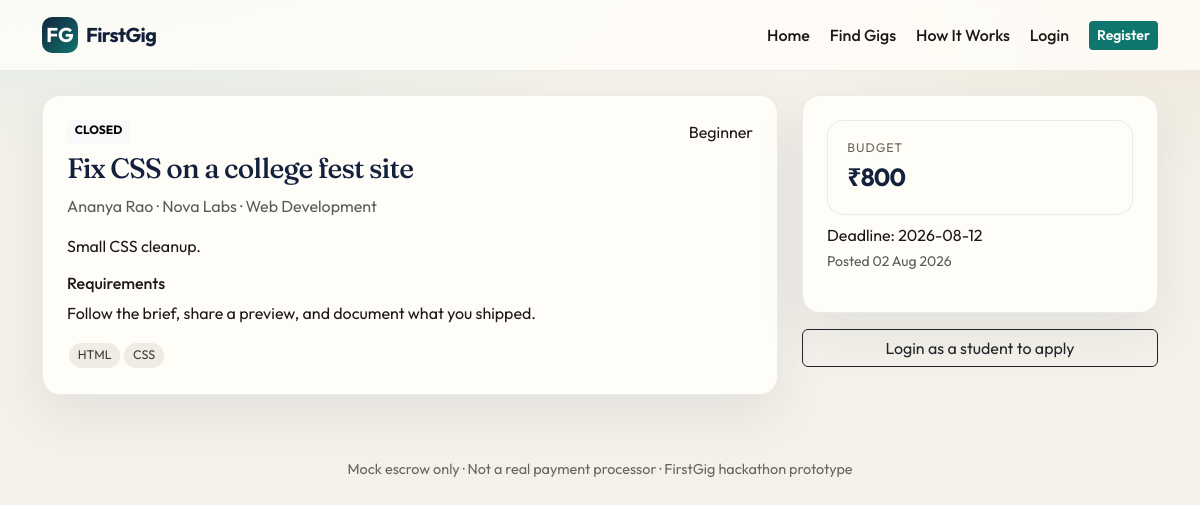
/gigs/1, run on the app's committed database.
### FIRSTGIG/models.py (models this page shows, shortened)
class Gig(db.Model):
    __tablename__ = "gigs"
    id = db.Column(db.Integer, primary_key=True)
    client_id = db.Column(db.Integer, db.ForeignKey("users.id"), nullable=False)
    title = db.Column(db.String(200), nullable=False)
    description = db.Column(db.Text, nullable=False)
    category = db.Column(db.String(80), nullable=False)
    required_skills = db.Column(db.Text, default="")
    budget = db.Column(db.Integer, nullable=False)
    deadline = db.Column(db.Date, nullable=False)
    difficulty = db.Column(db.String(20), default="Beginner")  # Beginner | Intermediate | Advanced
    status = db.Column(db.String(30), default="OPEN")  # OPEN | APPLIED | ASSIGNED | CLOSED | REMOVED
    requirements = db.Column(db.Text, default="")
    milestone_count = db.Column(db.Integer, default=1)
    created_at = db.Column(db.DateTime, default=datetime.utcnow)
    client = db.relationship("User", foreign_keys=[client_id])
    applications = db.relationship("Application", backref="gig", lazy="dynamic", cascade="all, delete-orphan")
    project = db.relationship("Project", backref="gig", uselist=False)
    def skill_list(self):
        return [s.strip() for s in (self.required_skills or "").split(",") if s.strip()]

class User(UserMixin, db.Model):
    __tablename__ = "users"
    id = db.Column(db.Integer, primary_key=True)
    name = db.Column(db.String(120), nullable=False)
    email = db.Column(db.String(180), unique=True, nullable=False, index=True)
    password_hash = db.Column(db.String(255), nullable=False)
    role = db.Column(db.String(20), nullable=False, index=True)  # student | client | admin
    is_active_account = db.Column(db.Boolean, default=True)
    created_at = db.Column(db.DateTime, default=datetime.utcnow)
    student_profile = db.relationship("StudentProfile", backref="user", uselist=False, cascade="all, delete-orphan")
    client_profile = db.relationship("ClientProfile", backref="user", uselist=False, cascade="all, delete-orphan")
    notifications = db.relationship("Notification", backref="user", lazy="dynamic", cascade="all, delete-orphan")

class ClientProfile(db.Model):
    __tablename__ = "client_profiles"
    id = db.Column(db.Integer, primary_key=True)
    user_id = db.Column(db.Integer, db.ForeignKey("users.id"), unique=True, nullable=False)
    company_name = db.Column(db.String(180), nullable=False)
    description = db.Column(db.Text, default="")
    rating = db.Column(db.Float, default=0.0)

### FIRSTGIG/routes/gigs.py (the view)
@gigs_bp.route("/gigs/<int:gig_id>")
def detail(gig_id):
    gig = Gig.query.get_or_404(gig_id)
    already = None
    if current_user.is_authenticated and current_user.is_student():
        already = Application.query.filter_by(gig_id=gig.id, student_id=current_user.id).first()
    return render_template("gigs/detail.html", gig=gig, already=already)

### FIRSTGIG/services/notify.py (called while the page is built)
def mark_overdue_projects():
    open_statuses = ("IN_PROGRESS", "ASSIGNED", "SUBMITTED")
    projects = Project.query.filter(Project.status.in_(open_statuses)).all()
    changed = 0
    for p in projects:
        if p.deadline and p.deadline < datetime.utcnow().date():
            if p.status != "OVERDUE":
                p.status = "OVERDUE"
                notify(p.student_id, f"Project #{p.id} is overdue.", f"/projects/{p.id}")
                notify(p.client_id, f"Project #{p.id} is overdue.", f"/projects/{p.id}")
                changed += 1
    if changed:
        db.session.commit()
    return changed

### FIRSTGIG/templates/gigs/detail.html (shortened to what this page needs)
{% extends "base.html" %}
{% block content %}
<div class="row g-4">
  <div class="col-lg-8">
    <div class="card-fg p-4">
      <div class="d-flex justify-content-between"><span class="badge text-bg-light">{{ gig.status }}</span><span>{{ gig.difficulty }}</span></div>
      <h1 class="h3 page-title mt-2">{{ gig.title }}</h1>
      <p class="text-muted">{{ gig.client.name }}{% if gig.client.client_profile %} · {{ gig.client.client_profile.company_name }}{% endif %} · {{ gig.category }}</p>
      <p>{{ gig.description }}</p>
      {% if gig.requirements %}<h2 class="h6">Requirements</h2><p>{{ gig.requirements }}</p>{% endif %}
      <div>{% for s in gig.skill_list() %}<span class="chip">{{ s }}</span>{% endfor %}</div>
    </div>
  </div>
  <div class="col-lg-4">
    <div class="card-fg p-4 mb-3">
      <div class="stat-card mb-2"><div class="k">Budget</div><div class="v">₹{{ "{:,}".format(gig.budget) }}</div></div>
      <p class="mb-1">Deadline: {{ gig.deadline }}</p>
      <p class="small text-muted">Posted {{ gig.created_at.strftime('%d %b %Y') }}</p>
    </div>
    {% if current_user.is_authenticated and current_user.is_student() and gig.status in ['OPEN','APPLIED'] %}
      {% if already %}
        <div class="alert alert-info">You already applied ({{ already.status }}).</div>
      {% else %}
      <div class="card-fg p-4">
        <h2 class="h6">Apply</h2>
        <form method="post" action="{{ url_for('gigs.apply', gig_id=gig.id) }}">
          <textarea class="form-control mb-2" name="proposal" rows="4" required minlength="20" placeholder="Proposal / message"></textarea>
          <input class="form-control mb-2" name="expected_completion" placeholder="Expected completion (e.g. 5 days)" required>
          <button class="btn btn-teal w-100" type="submit">Submit application</button>
        </form>
      </div>
      {% endif %}
    {% elif not current_user.is_authenticated %}
      <a class="btn btn-outline-dark w-100" href="{{ url_for('auth.login') }}">Login as a student to apply</a>
    {% endif %}
  </div>
</div>
{% endblock %}

### FIRSTGIG/static/css/style.css (style rules this page uses)
:root { --bg: #f4f1ea; --bg-2: #fffdf8; --ink: #1c1914; --muted: #6b6458; --line: rgba(28, 25, 20, 0.08); --teal: #0f766e; --teal-2: #14b8a6; --gold: #c4a35a; --navy: #14213d; --coral: #c45c26; --ok: #15803d; --warn: #b45309; --bad: #b91c1c; --shadow: 0 18px 50px rgba(20, 33, 61, 0.08); --radius: 18px; --font: "Outfit", system-ui, sans-serif; --serif: "Fraunces", Georgia, serif; }
* { box-sizing: border-box; }
html, body { margin: 0; padding: 0; }
body { font-family: var(--font); color: var(--ink); background: radial-gradient(1200px 500px at 10% -10%, rgba(20, 184, 166, 0.12), transparent 50%), radial-gradient(900px 400px at 100% 0%, rgba(196, 163, 90, 0.14), transparent 45%), var(--bg); min-height: 100vh; }
a { color: var(--teal); text-decoration: none; }
.card-fg { background: var(--bg-2); border: 1px solid var(--line); border-radius: var(--radius); box-shadow: var(--shadow); }
.stat-card { padding: 1.15rem 1.2rem; border-radius: 16px; background: var(--bg-2); border: 1px solid var(--line); }
.stat-card .k { font-size: 0.78rem; color: var(--muted); text-transform: uppercase; letter-spacing: 0.08em; }
.stat-card .v { font-size: 1.55rem; font-weight: 700; letter-spacing: -0.03em; color: var(--navy); }
.chip { display: inline-block; padding: 0.2rem 0.55rem; border-radius: 999px; background: #f0ebe3; color: #3f3a32; font-size: 0.78rem; margin: 0.12rem; }
.page-title { font-family: var(--serif); letter-spacing: -0.03em; color: var(--navy); }

### data on the page
Gig: status "CLOSED", difficulty "Beginner", title "Fix CSS on a college fest site", category "Web Development", description "Small CSS cleanup.", requirements "Follow the brief, share a preview, and document what you shipped.", budget "800", deadline "2026-08-12", created_at "02 Aug 2026"
User: client.name "Ananya Rao"
ClientProfile: client.client_profile.company_name "Nova Labs"

### other printed values
{{ s }} "HTML" "CSS"
